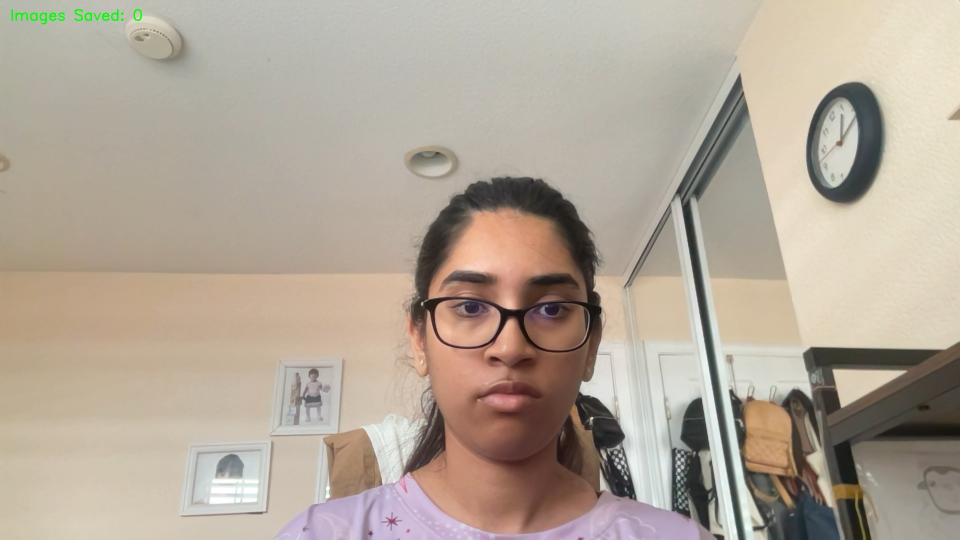
#> input picture dataset/alert/alert_0.jpg, 1920 x 1080 px, found by its file name (shown at 1/2 size); its folder holds only this picture in this run
$ python train_classifier.py
#> lines starting #> are read from the running program, lines starting #| are printed output that depends on the picture
import os
import cv2
import numpy as np
from sklearn.ensemble import RandomForestClassifier
from sklearn.model_selection import train_test_split
from sklearn.metrics import classification_report, accuracy_score
import joblib

DATASET_PATH = "dataset"

X = []
y = []

labels = [
    "alert",
    "drowsy",
    "looking_left",
    "looking_right"
]

for label in labels:

    folder = os.path.join(DATASET_PATH, label)

    for image_name in os.listdir(folder):

        image_path = os.path.join(folder, image_name)

        image = cv2.imread(image_path)
#> image is the input picture: shape (1080, 1920, 3); mean B, G, R 152.1, 166.2, 178

        if image is None:
            continue

        image = cv2.resize(image, (64, 64))
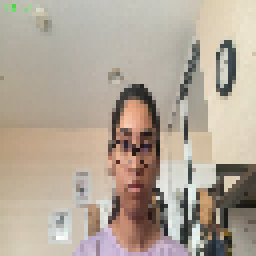
#> image: shape (64, 64, 3) (shown 4 times larger); mean B, G, R 152, 166.1, 177.9

        features = image.flatten()
#> features = 12288 values, max 255 at index 11370, min 13 at index 9981, mean 165.3

        X.append(features)
        y.append(label)
#> pass 2 of the loop `for label in labels:`:
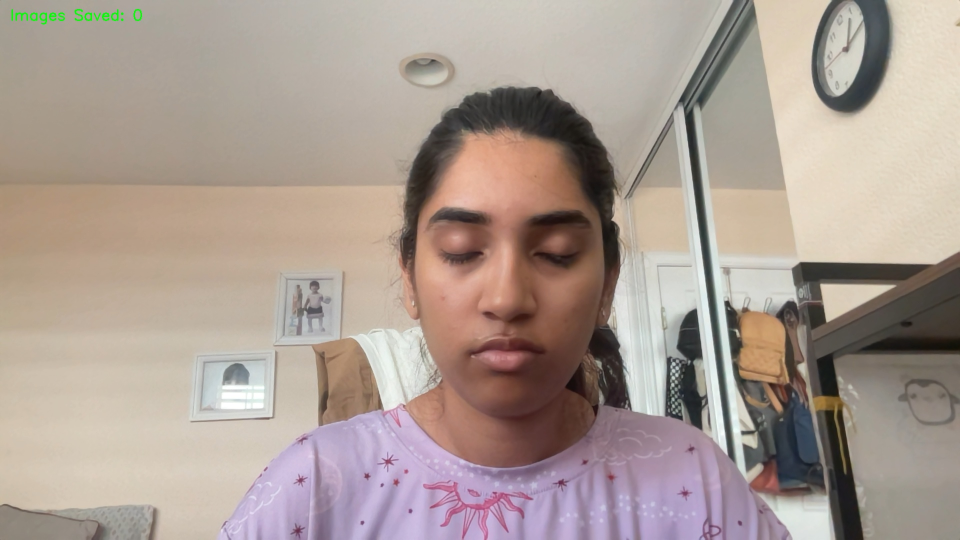
#> input picture dataset/drowsy/drowsy_0.jpg, 1920 x 1080 px, found by its file name (shown at 1/2 size)
#> image is the input picture: shape (1080, 1920, 3); mean B, G, R 147.4, 156.2, 170.5
#> `image = cv2.resize(image, (64, 64))`:
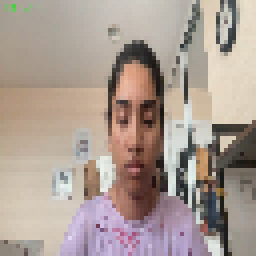
#> image: shape (64, 64, 3) (shown 4 times larger); mean B, G, R 147, 155.7, 170.1
#> features = 12288 values, max 243 at index 8782, min 11 at index 7869, mean 157.6
#> (the run stopped early here; a loop or call above may not have finished)
